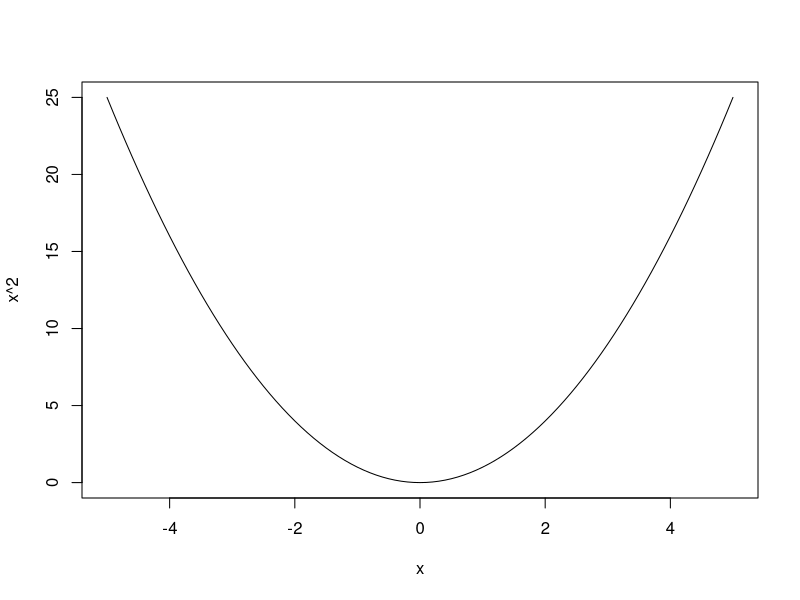
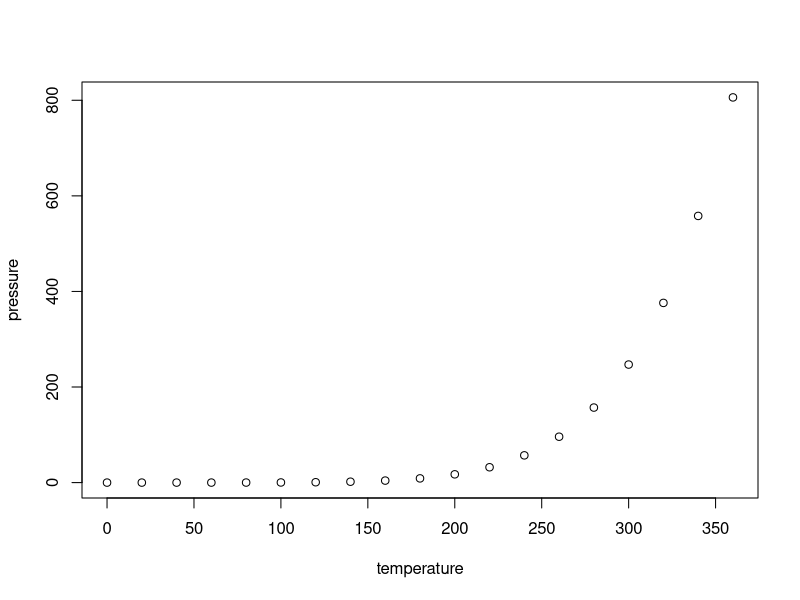

Write R code to recreate these figures, in order.
## ---- chunk 1
knitr::opts_chunk$set(echo = FALSE)
## ---- chunk 2
curve(x^2, from = -5, to = 5)
## ---- chunk 3
summary(cars)
## ---- chunk 4
#pressure {datasets} - Vapour pressure vs Temperature
#of Mercury
plot(pressure)
